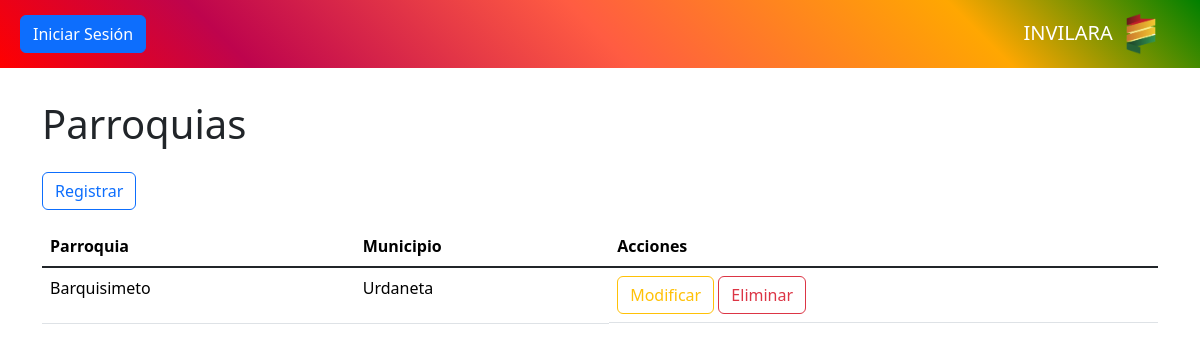
Before: /controlador/parroquia.php with the older database file.
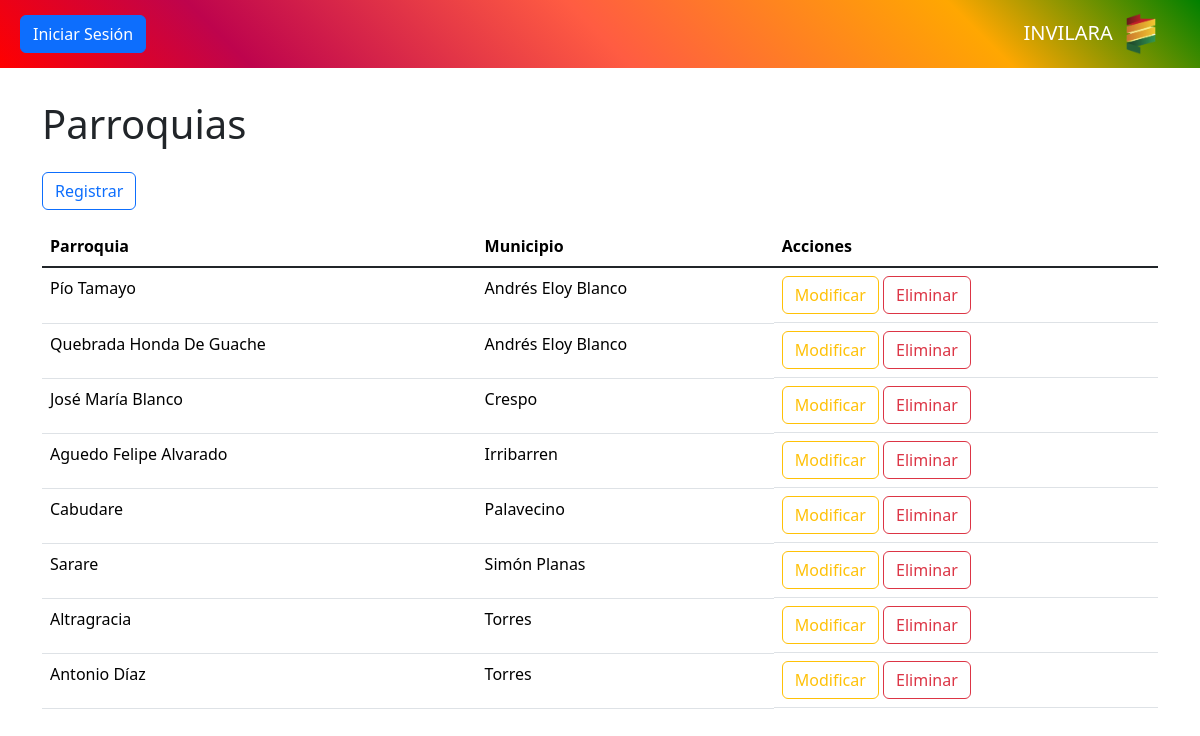
After: the same page with the newer database file.
### tables this page shows
CREATE TABLE `parroquia` (
  `id` int NOT NULL AUTO_INCREMENT,
  `id_municipio` int DEFAULT NULL,
  `nombre` varchar(100) DEFAULT NULL,
  PRIMARY KEY (`id`) USING BTREE,
  KEY `parroquia_municipio_FK` (`id_municipio`),
  CONSTRAINT `parroquia_municipio_FK` FOREIGN KEY (`id_municipio`) REFERENCES `municipio` (`id`) ON DELETE SET NULL ON UPDATE CASCADE
);

CREATE TABLE `municipio` (
  `id` int NOT NULL AUTO_INCREMENT,
  `nombre` varchar(100) DEFAULT NULL,
  PRIMARY KEY (`id`)
);

### controlador/parroquia.php (called while the page is built, shortened)
<?php
require_once "modelo/parroquia.php";
$modelo = new Parroquia();
$datos = $modelo->consultar();
require_once "vista/parroquia.php";
?>

### modelo/base_datos.php (called while the page is built)
<?php
class BaseDatos
{
    private $host = "localhost";
    private $dbname = "invilara";
    private $usuario = "root";
    private $contrasena = "";
    public function conexion()
    {
        $dsn = "mysql" . ":" . "host=" . $this->host . ";" . "dbname=" . $this->dbname . ";";
        $pdo = new PDO($dsn, $this->usuario, $this->contrasena);
        $pdo->setAttribute(PDO::ATTR_ERRMODE, PDO::ERRMODE_EXCEPTION);
        return $pdo;
    }
}
?>

### modelo/parroquia.php (called while the page is built, shortened)
<?php
require_once "modelo/base_datos.php";
class Parroquia extends BaseDatos
{
    private $tabla = "parroquia";
    public function consultar()
    {
        $stmt = $this->conexion()->query(
            "SELECT
                {$this->tabla}.*,
                municipio.nombre AS nombre_municipio
            FROM
                {$this->tabla}
            LEFT JOIN
                municipio ON {$this->tabla}.id_municipio = municipio.id
            ORDER BY municipio.nombre ASC"
        );
        $result = $stmt->fetchAll(PDO::FETCH_ASSOC);
        return $result;
    }
}
?>

### vista/parroquia.php (the view, shortened to what this page needs)
<?php require_once "vista/componentes/encabezado.php"; ?>
<?php require_once "vista/componentes/barra.php"; ?>
<main class="container" id="crud">
    <h1>Parroquias</h1>
    <button class="btn btn-outline-primary my-3" value="insertar">Registrar</button>
    <div class="table-responsive">
        <table class="table table-hover">
            <thead>
                <tr>
                    <th>Parroquia</th>
                    <th>Municipio</th>
                    <th>Acciones</th>
                </tr>
            </thead>
            <tbody class="table-group-divider">
                <?php foreach ($datos as $d): ?>
                        <tr>
                            <td><?php echo $d["nombre"] ?></td>
                            <td><?php echo $d["nombre_municipio"] ?></td>
                            <td class="d-grid d-md-block gap-2">
                                <button class="btn btn-outline-warning" value="modificar">Modificar</button>
                                <button class="btn btn-outline-danger" value="eliminar" data-bs-toggle="modal"
                                    data-bs-target="#modal-eliminacion">Eliminar</button>
                            </td>
                        </tr>
                <?php endforeach ?>
            </tbody>
        </table>
    </div>
</main>

### vista/componentes/encabezado.php (shortened to what this page needs)
<!DOCTYPE html>
<html lang="es" data-bs-theme="light">
<head>
    <link rel="stylesheet" href="librerias/bootstrap/bootstrap.min.css">
    <link rel="stylesheet" href="recursos/css/styles.css">
</head>
<body>

### vista/componentes/barra.php (shortened to what this page needs)
<nav data-bs-theme="dark" class="navbar fixed-top inv-gradient">
    <div class="container-fluid mx-2">
        <?php if ($rol == "usuario"): ?>
            <button class="navbar-toggler" data-bs-toggle="offcanvas" data-bs-target="#barra-lateral">
                <span class="navbar-toggler-icon"></span>
            </button>
            <aside class="offcanvas offcanvas-start inv-gradient" tabindex="-1" id="barra-lateral">
                <header class="offcanvas-header">
                    <h5 class="offcanvas-title">Menu</h5>
                    <button class="btn-close" data-bs-dismiss="offcanvas"></button>
                </header>
                <div data-bs-theme="light" class="offcanvas-body">
                    <article class="list-group">
                        <a class="list-group-item list-group-item-action" href="?pagina=principal">
                            Inicio
                        </a>
                        <a class="list-group-item list-group-item-action" href="?pagina=salir">
                            Cerrar sesión
                        </a>
                    </article>
                    <hr>
                    <article class="list-group">
                        <a class="list-group-item list-group-item-action" href="?pagina=municipio">
                            Municipios
                        </a>
                        <a class="list-group-item list-group-item-action" href="?pagina=parroquia">
                            Parroquias
                        </a>
                        <a class="list-group-item list-group-item-action" href="?pagina=solicitante">
                            Solicitantes
                        </a>
                        <a class="list-group-item list-group-item-action" href="?pagina=comunidad">
                            Comunidades
                        </a>
                        <a class="list-group-item list-group-item-action" href="?pagina=institucion">
                            Instituciones
                        </a>
                        <a class="list-group-item list-group-item-action" href="?pagina=gerencia">
                            Gerencias
                        </a>
                        <a class="list-group-item list-group-item-action" href="?pagina=gerente">
                            Gerentes
                        </a>
                        <a class="list-group-item list-group-item-action" href="?pagina=director">
                            Directores
                        </a>
                    </article>
                    <hr>
                    <article class="list-group">
                        <button data-bs-toggle="collapse" data-bs-target="#solicitudes"
                            class="list-group-item list-group-item-action active text-center fs-5">
                            Solicitudes
                        </button>
                        <section class="collapse" id="solicitudes">
                            <div class="list-group list-group-flush">
                                <a class="list-group-item list-group-item-action" href="?pagina=solicitud">
                                    Generales
                                </a>
                            </div>
                        </section>
                    </article>
                </div>
            </aside>
        <?php else: ?>
            <a class="btn btn-primary" href="?pagina=inicio_sesion">Iniciar Sesión</a>
        <?php endif ?>
        <div class="navbar-brand">
            INVILARA
            <img src="recursos/img/invilara-logo.png" alt="Logo" class="mx-2" width="30px">
        </div>
    </div>
</nav>

### recursos/css/styles.css (style rules this page uses)
.inv-gradient { background: #c15a00; background: linear-gradient(225deg, green 0%, #ffa701 20%, #ff5c42 50%, #be044d 80%, red 100%); }

Changed rows visible on the page:
added parroquia: nombre "Pío Tamayo", id_municipio.nombre "Andrés Eloy Blanco"
added parroquia: nombre "Quebrada Honda De Guache", id_municipio.nombre "Andrés Eloy Blanco"
added parroquia: nombre "José María Blanco", id_municipio.nombre "Crespo"
added parroquia: nombre "Aguedo Felipe Alvarado", id_municipio.nombre "Irribarren"
added parroquia: nombre "Cabudare", id_municipio.nombre "Palavecino"
changed parroquia: nombre "Barquisimeto" → "Sarare"; id_municipio.nombre "Urdaneta" → "Simón Planas"
added parroquia: nombre "Altragracia", id_municipio.nombre "Torres"
added parroquia: nombre "Antonio Díaz", id_municipio.nombre "Torres"
